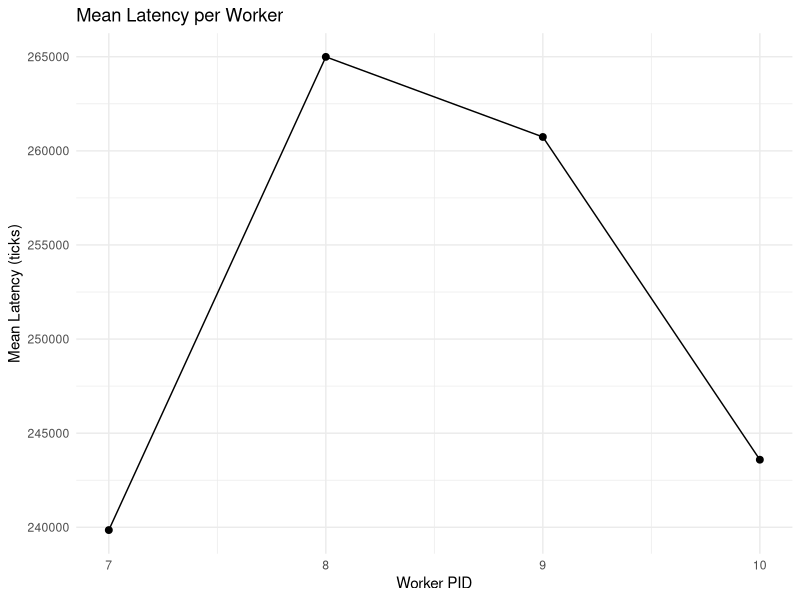
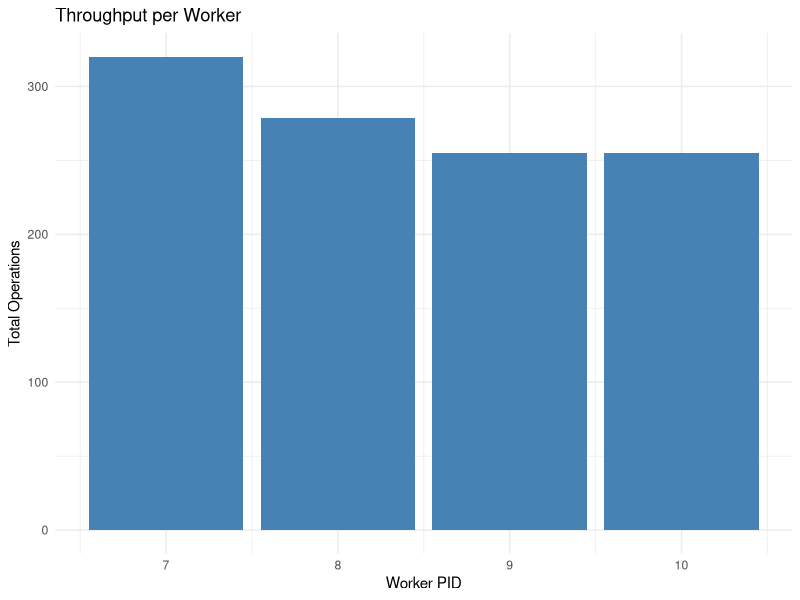
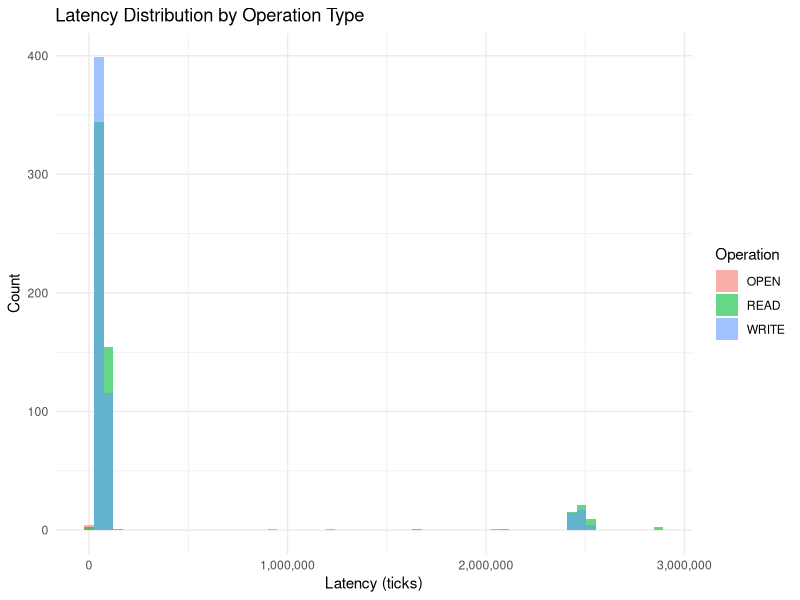
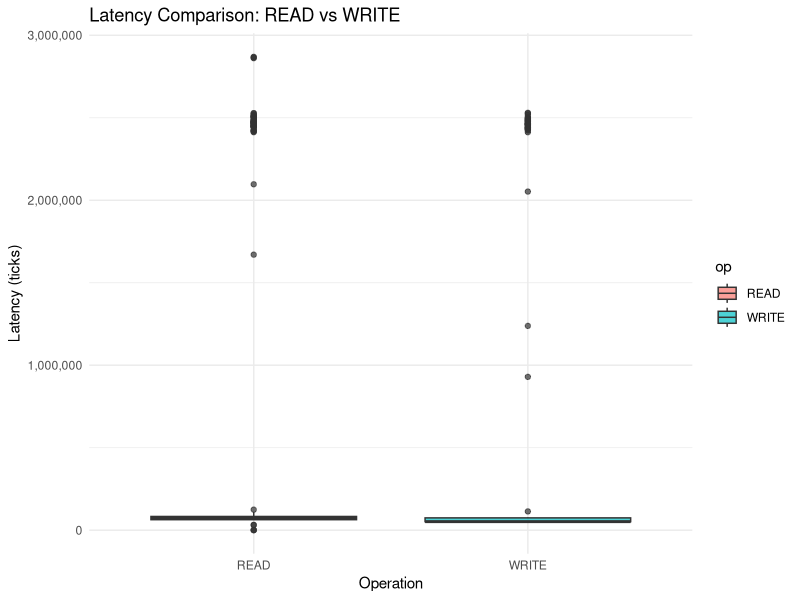
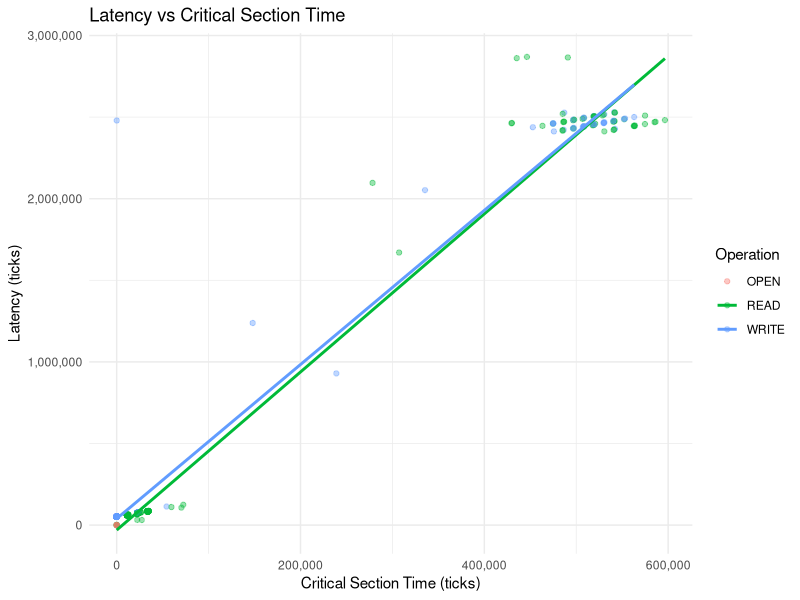
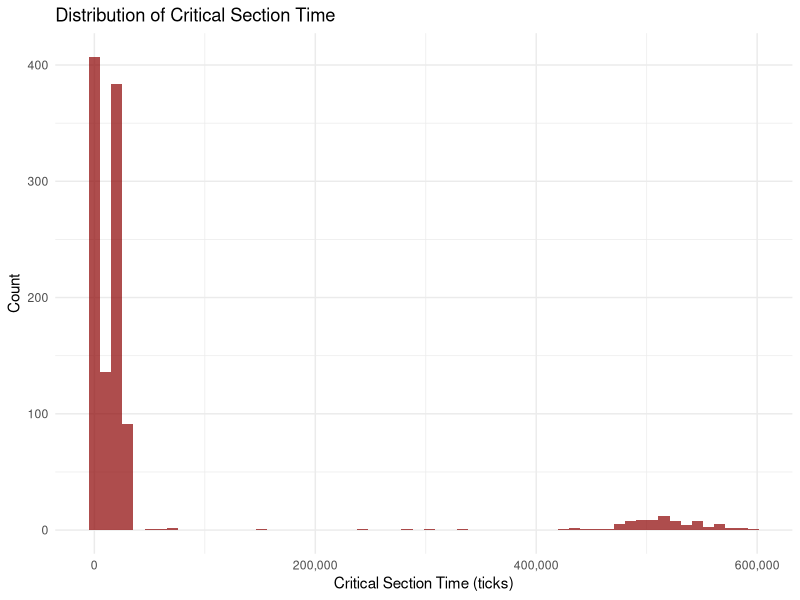
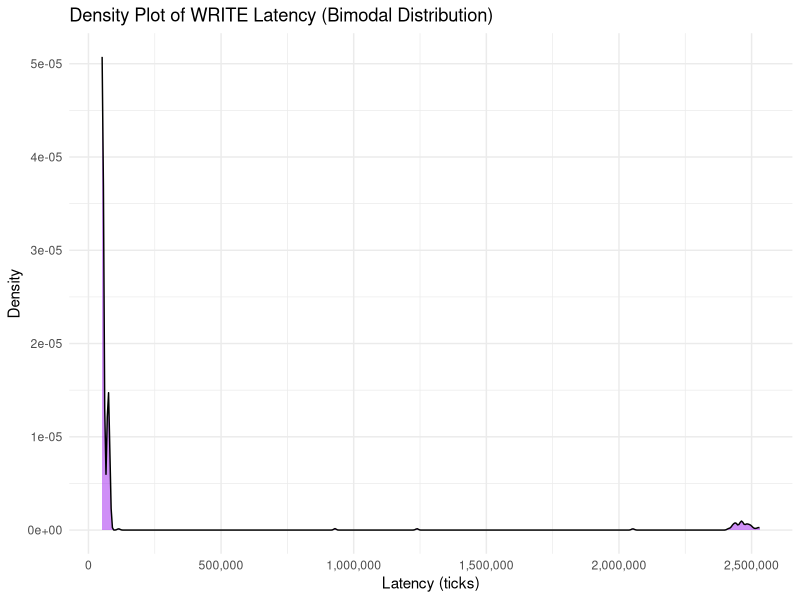

Reproduce these figures in R, in order.
library(ggplot2)
library(dplyr)
library(readr)

library(tidyverse)
df <- read_csv("baseline.csv")
df$op <- factor(df$op,
                levels = c(1,2,3,4),
                labels = c("OPEN","READ","WRITE","CLOSE"))

# Latency vs Workers (RQ1)
latency_by_worker <- df %>%
  group_by(pid) %>%
  summarise(mean_latency = mean(latency_ticks))

ggplot(latency_by_worker, aes(x = pid, y = mean_latency)) +
  geom_line() +
  geom_point(size = 2) +
  labs(title = "Mean Latency per Worker",
       x = "Worker PID",
       y = "Mean Latency (ticks)") +
  theme_minimal()


# Throughput vs Workers (RQ1)
throughput_by_worker <- df %>%
  group_by(pid) %>%
  summarise(ops = n())

ggplot(throughput_by_worker, aes(x = pid, y = ops)) +
  geom_col(fill = "steelblue") +
  labs(title = "Throughput per Worker",
       x = "Worker PID",
       y = "Total Operations") +
  theme_minimal()

# Latency Histogram by Operation (RQ2)
ggplot(df, aes(x = latency_ticks, fill = op)) +
  geom_histogram(bins = 60, alpha = 0.6, position = "identity") +
  scale_x_continuous(labels = scales::comma) +
  labs(title = "Latency Distribution by Operation Type",
       x = "Latency (ticks)",
       y = "Count",
       fill = "Operation") +
  theme_minimal()

# Boxplot of Read vs Write Latency (RQ2)
df_rw <- df %>% filter(op %in% c("READ","WRITE"))

ggplot(df_rw, aes(x = op, y = latency_ticks, fill = op)) +
  geom_boxplot(alpha = 0.7) +
  scale_y_continuous(labels = scales::comma) +
  labs(title = "Latency Comparison: READ vs WRITE",
       x = "Operation",
       y = "Latency (ticks)") +
  theme_minimal()

# Scatterplot: Latency vs Critical Section Time (RQ4)
ggplot(df, aes(x = cs_ticks, y = latency_ticks, color = op)) +
  geom_point(alpha = 0.4) +
  geom_smooth(method = "lm", se = FALSE) +
  scale_x_continuous(labels = scales::comma) +
  scale_y_continuous(labels = scales::comma) +
  labs(title = "Latency vs Critical Section Time",
       x = "Critical Section Time (ticks)",
       y = "Latency (ticks)",
       color = "Operation") +
  theme_minimal()

# Correlation Between Latency and Critical Section Time (RQ4)
cor(df$latency_ticks, df$cs_ticks)

df_write <- df %>% filter(op == "WRITE")
cor(df_write$latency_ticks, df_write$cs_ticks)

# Histogram of Critical Section Time (RQ4)
ggplot(df, aes(x = cs_ticks)) +
  geom_histogram(bins = 60, fill = "darkred", alpha = 0.7) +
  scale_x_continuous(labels = scales::comma) +
  labs(title = "Distribution of Critical Section Time",
       x = "Critical Section Time (ticks)",
       y = "Count") +
  theme_minimal()

# Bimodal Write Latency Visualization (RQ2)
df_write <- df %>% filter(op == "WRITE")

ggplot(df_write, aes(x = latency_ticks)) +
  geom_density(fill = "purple", alpha = 0.5) +
  scale_x_continuous(labels = scales::comma) +
  labs(title = "Density Plot of WRITE Latency (Bimodal Distribution)",
       x = "Latency (ticks)",
       y = "Density") +
  theme_minimal()
